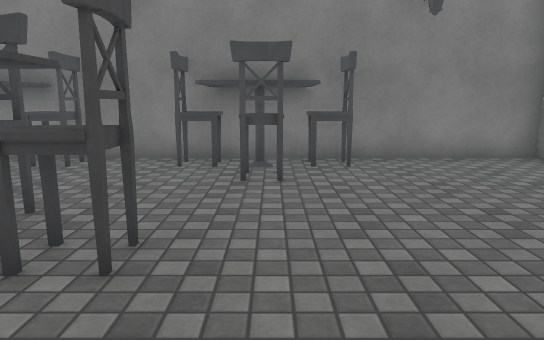
View 1 (above)

19 first-person views from a walk through a scene from a Unity 3-D project. The camera is 1.3 m above the floor, tilts 10° down and sees 70° across. Doors are open. The floor is counted in squares, 1 m on a side. Each view is taken from the middle of a square. On the plan, view 1 faces up. The plan holds only what a view shows up to about 16 squares ahead; the rest is blank. Some animated figures are left out. Surface patterns are stand-ins for the level's own textures.

View 2
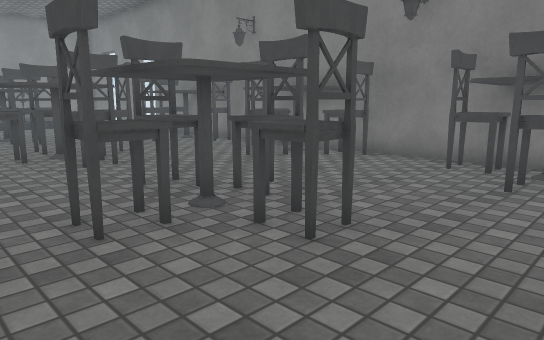

View 3
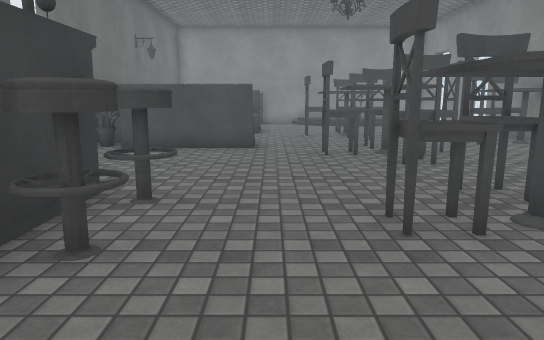

View 4
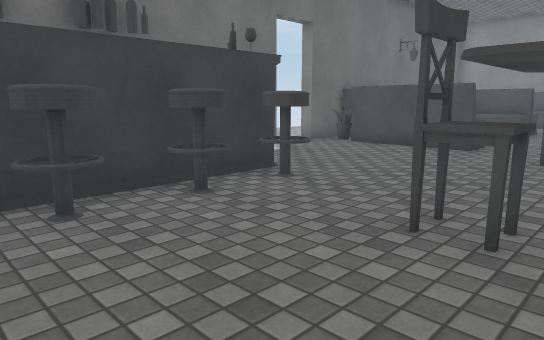

View 5
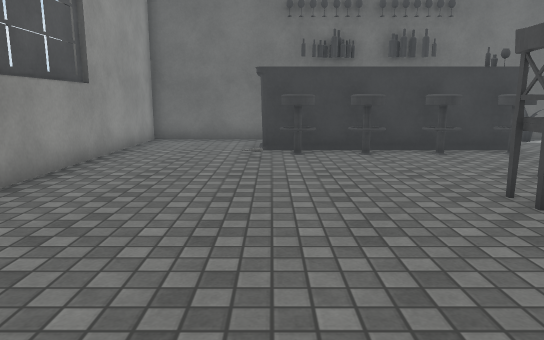

View 6
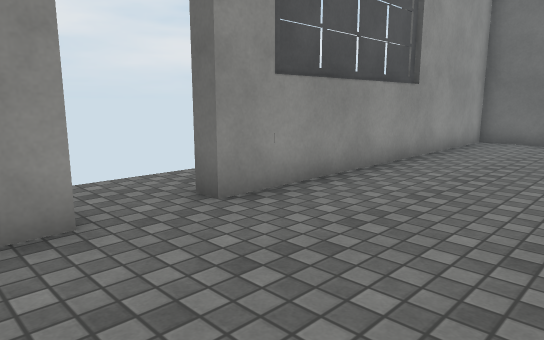

View 7
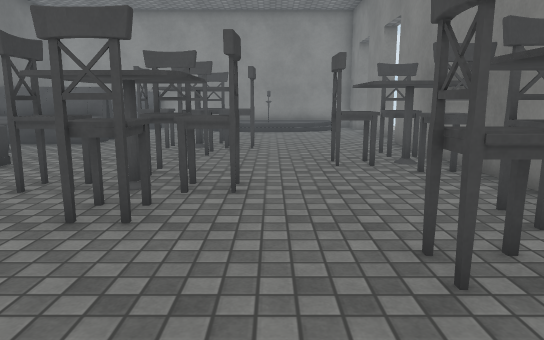

View 8
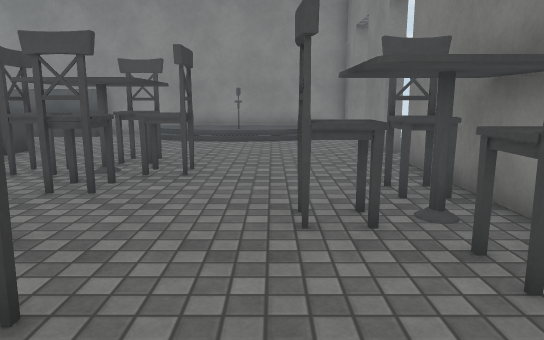

View 9
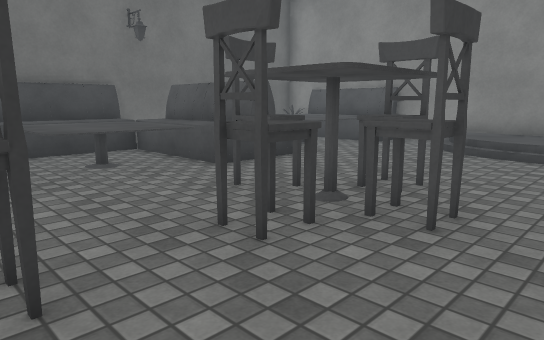

View 10
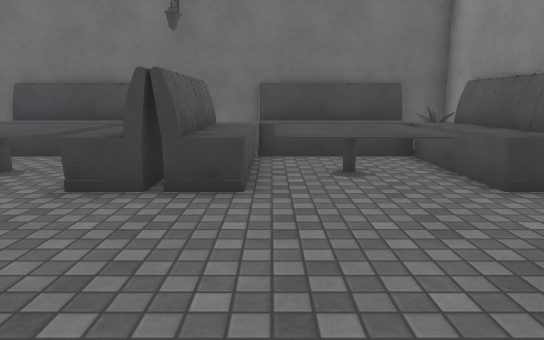

View 11
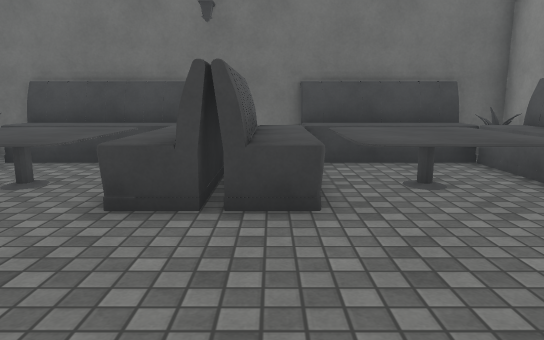

View 12
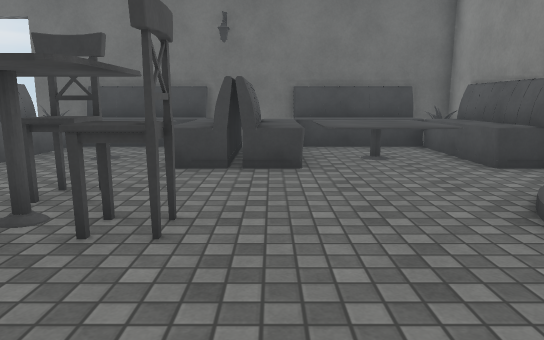

View 13
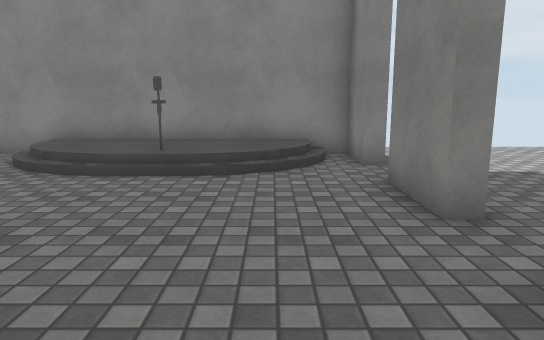

View 14
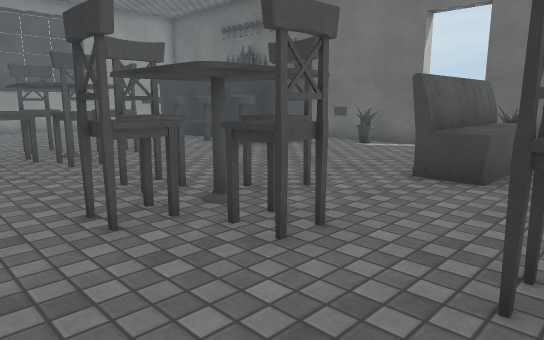

View 15
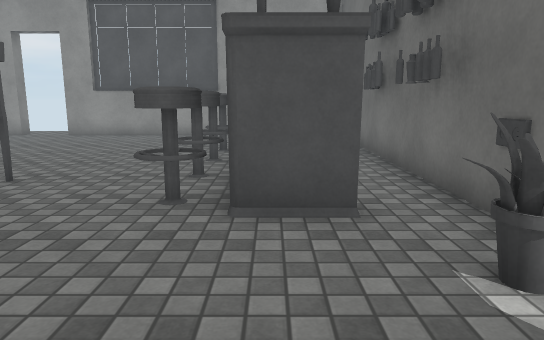

View 16
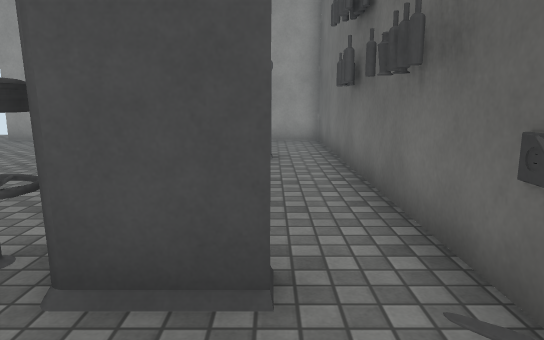

View 17
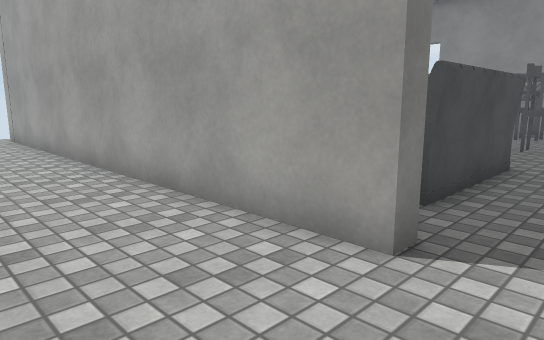

View 18
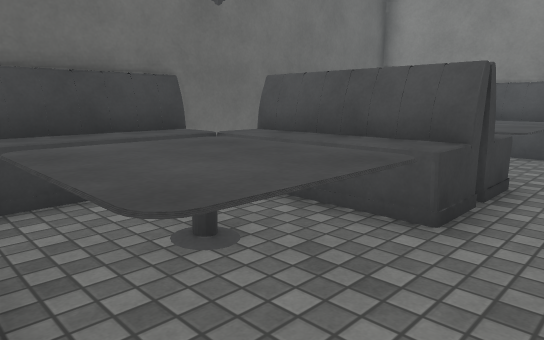

View 19
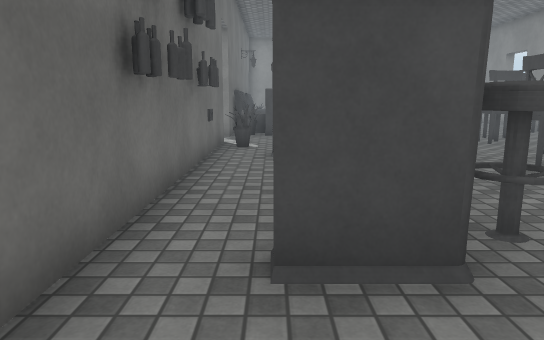

### Floor plan
Key: @ floor where view 1 was taken; # wall or solid block; . floor; / step, stairs or slope; D open door; O other object.
Columns run from 24 left of view 1 to 8 right of it. Each row starts with its distance up from view 1.
 14 ..
 13 ....
 12   ...
 11    ....
 10  ..  ....
  9  ##DD##DD######################
  8  #//.......OOOO.OOOOO.OOOO....#
  7  #  /.......OOO..OOO...OOO....##
  6  #  /........O....O.....O.....D..
  5  #  O.........................D#.
  4  #  /....OOO..OOO...OOO.......##.
  3  #  /...OOOO..OOOO.OOOOO......#
  2  # /.....OOO..OOO...OOO.......#
  1  #/.......O....O.....O........#
  0  #......................@.....#
 -1  #OOOOOOOOOOOOO.....O.O.OO....#
 -2  #OOOOOOOOOOOOO.....OOOOOOO...#
 -3  #OOOOOOOOOOOOO....OOOOOOOO...#
 -4  #OOOOOOOOOOOOO....OO.....O...#
 -5  #OOOOO  OOOOOO..OO OOOOOO....#
 -6  ##############DD##############
 -7    ..............
 -8         ........
 -9              .. .

Positions as (right, up) in squares from view 1, and headings:
1: (0, 0), facing up
2: (1, 0), facing up-left
3: (1, 0), facing left
4: (1, 3), facing down-left
5: (2, 8), facing down
6: (2, 8), facing down-right
7: (-3, 5), facing left
8: (-7, 6), facing left
9: (-10, 6), facing down-left
10: (-18, 5), facing down
11: (-17, 4), facing down
12: (-17, 7), facing down
13: (-13, 7), facing left
14: (-13, 6), facing down-right
15: (-9, -3), facing right
16: (-7, -4), facing right
17: (-8, -9), facing up-left
18: (-11, 1), facing down-left
19: (5, -4), facing left
